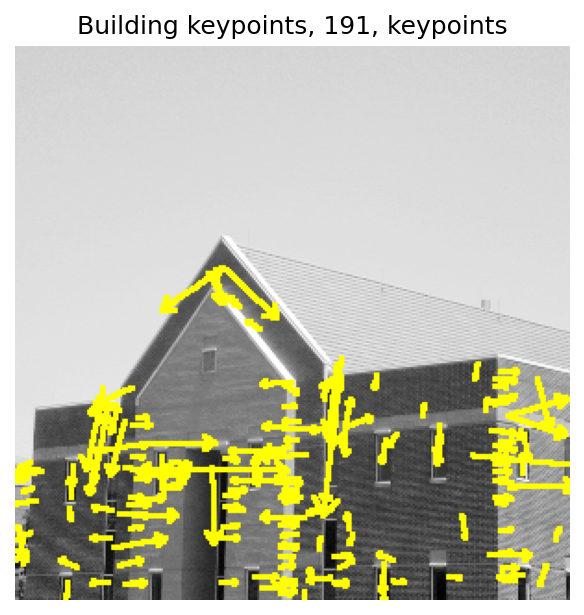

Here is the Python script that generated this plot:
"""Figure 12.65 - Matching of half-size building corner."""

from __future__ import annotations

import os
import numpy as np
import matplotlib.pyplot as plt
import imageio.v2 as iio
from scipy import ndimage

from libDIPUM.sift import sift
from libDIPUM.showkeys import showkeys
from libDIPUM.match import match
from libDIPUM.data_path import dip_data

print("Running Figure1265 (matching of half-size building corner)...")

# Parameters
ScaleFactor = 0.5

# Data (rotated image) - kept for parity with MATLAB script
I = iio.imread(dip_data('building-600by600.tif'))
if I.ndim == 2:
    Ih = ndimage.zoom(I, ScaleFactor, order=1)
else:
    Ih = ndimage.zoom(I, (ScaleFactor, ScaleFactor, 1), order=1)
_ = Ih  # variable intentionally retained to mirror MATLAB flow

# Keypoints for half-size building
img1 = dip_data('building-halfsize.pgm')
image, descrips, locs1 = sift(img1)
overlay1 = showkeys(image, locs1)

# Keypoints for half-size building corner
img2 = dip_data('building-halfsize-corner.pgm')
image, descrips, locs2 = sift(img2)
overlay2 = showkeys(image, locs2)

# Match between the two
num, overlay_match = match(img1, img2)

# Display
fig1 = plt.figure(1)
plt.imshow(overlay1)
plt.title(f"Building keypoints, {locs1.shape[0]}, keypoints")
plt.axis("off")

fig2 = plt.figure(2)
plt.imshow(overlay2)
plt.title(f"Building-corner keypoints, {locs2.shape[0]}, keypoints")
plt.axis("off")

fig3 = plt.figure(3)
plt.imshow(overlay_match)
plt.title(f"Matching, {num}, match")
plt.axis("off")

# Save
out_dir = os.path.dirname(__file__)
out1 = os.path.join(out_dir, "Figure1265.png")
out2 = os.path.join(out_dir, "Figure1265Bis.png")
out3 = os.path.join(out_dir, "Figure1265Ter.png")
fig1.savefig(out1, dpi=150, bbox_inches="tight")
fig2.savefig(out2, dpi=150, bbox_inches="tight")
fig3.savefig(out3, dpi=150, bbox_inches="tight")
print(f"Saved {out1}")
print(f"Saved {out2}")
print(f"Saved {out3}")

plt.show()
